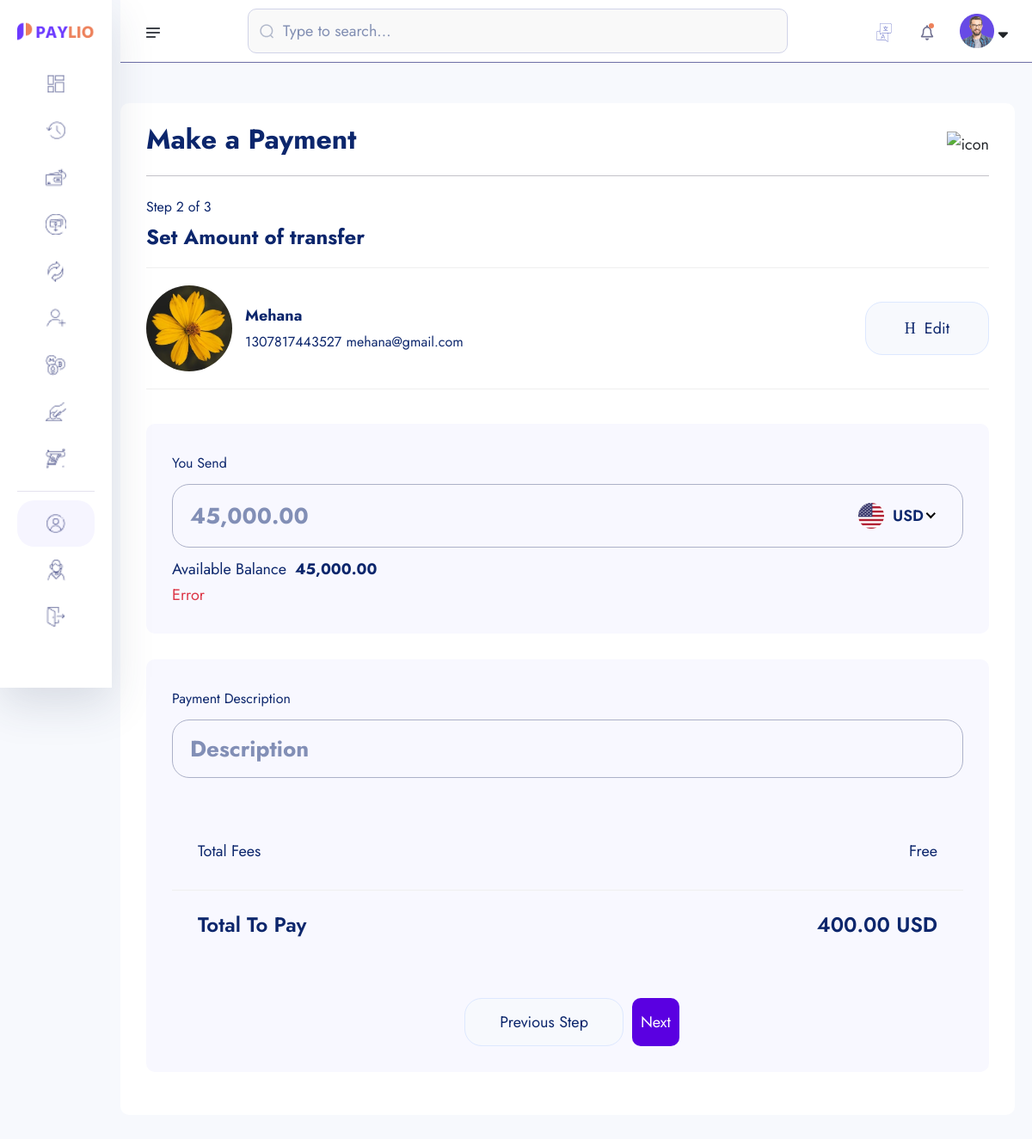
Screenshot of /amount-transfer/1307817443527/ (signed in) with the database file from the repository.
### account/models.py (models this page shows, shortened)
class Account(models.Model):
    id = models.UUIDField(primary_key=True, unique=True, default=uuid.uuid4, editable=False)
    user = models.OneToOneField(User, on_delete=models.CASCADE)
    account_balance = models.DecimalField(max_digits=12, decimal_places=2, default=0.00)
    account_number = ShortUUIDField(unique=True, length=10, max_length=25, prefix='130', alphabet="0123456789")
    account_id = ShortUUIDField(unique=True, length=10, max_length=25, prefix='DEX', alphabet="0123456789")
    red_code = ShortUUIDField(unique=True,length=10, max_length=20, alphabet='abcdefgh0123456789')
    account_status = models.CharField(max_length=100, choices=ACCOUNT_STATUS, default='in-active')
    pin_number = ShortUUIDField(length=4, max_length=4, alphabet="0123456789", default=generate_default_pin)
    date = models.DateTimeField(auto_now_add=True)
    kyc_submitted = models.BooleanField(default=False)
    kyc_confirmed = models.BooleanField(default=False)
    recommended_by = models.ForeignKey(User, on_delete=models.DO_NOTHING, blank=True, null=True, related_name='recomended')
    class Meta:
        ordering = ['-date']

class KYC(models.Model):
    id = models.UUIDField(primary_key=True, unique=True, default=uuid.uuid4, editable=False)
    user = models.OneToOneField(User, on_delete=models.CASCADE)
    account = models.OneToOneField(Account, on_delete=models.CASCADE, null=True, blank=True)
    full_name = models.CharField(max_length=1000)
    image = models.ImageField(upload_to='kyc', default='default.jpg')
    maritial_status = models.CharField(choices=MARITAL_STATUS, max_length=40)
    gender = models.CharField(choices=GENDER_STATUS, max_length=50)
    identity_types = models.CharField(choices=IDENTITY_TYPES, max_length=200)
    identity_image = models.ImageField(upload_to='kyc', null=True, blank=True)
    date_of_birth = models.DateTimeField(auto_now_add=False)
    signature = models.ImageField(upload_to='kyc', )
    country = models.CharField(max_length=100)
    state = models.CharField(max_length=100)
    district = models.CharField(max_length=100)
    pincode = models.CharField(max_length=50)
    mobile_number = models.CharField(max_length=100)
    fax = models.CharField(max_length=1000)
    date = models.DateField(auto_now_add=True)

### userauths/models.py (models this page shows, shortened)
class User(AbstractUser):
    username = models.CharField(max_length=200)
    email = models.EmailField(unique=True)
    is_staff = models.BooleanField(default=True)
    is_superuser = models.BooleanField(default=True)
    USERNAME_FIELD = 'email'
    REQUIRED_FIELDS = ['username']

### core/transfer.py (the view)
# urls.py: path("amount-transfer/<account_number>/", transfer.amount_transfer, name="amount-transfer"),
def amount_transfer(request, account_number):
    try:
        account = Account.objects.get(account_number=account_number) # get's the payee's account number
    except:
        messages.warning(request, "Account does not exist.")# if enterd a wrong account number
        return redirect('core:search-account') # if account does not exist we will ask user again search for user
    context = {
        'account':account  # if account exist on amount_transfer.html we will display the basic info of payee. # also we ask user to enter the amount and description in amount_transfer.html
    }
    return render(request, "transfer/amount_transfer.html", context)

### templates/transfer/amount_transfer.html (shortened to what this page needs)
{% extends "partials/dashboard-base.html" %}
{% load static %}
{% load humanize %}
{% block content %}
    <section class="dashboard-section body-collapse pay step step-2">
        <div class="overlay pt-120">
            <div class="container-fruid">
                <div class="main-content">
                    <div class="head-area d-flex align-items-center justify-content-between">
                        <h4>Make a Payment</h4>
                        <div class="icon-area">
                            <img src="{% static 'assets/images/icon/support-icon.png' %}" alt="icon">
                        </div>
                    </div>
                    <div class="choose-recipient">
                        <div class="step-area">
                            <span class="mdr">Step 2 of 3</span>
                            <h5>Set Amount of transfer</h5>
                        </div>
                        <div class="user-select">
                            <div class="single-user">
                                <div class="left d-flex align-items-center">
                                    <div class="img-area">
                                        <img src="{{ account.user.kyc.image.url }}" alt="image" style="width:100px; height:100px; border-radius:50%; object-fit:cover">
                                    </div>
                                    <div class="text-area">
                                        <p>{{ account.user.kyc.full_name }}</p>
                                        <span class="mdr">{{account.account_number}}</span>
                                        <span class="mdr">{{account.user.email}}</span>
                                    </div>
                                </div>
                                <div class="right">
                                    <a href="{% url 'core:search-account'%}">
                                        <i class="icon-h-edit"></i>
                                        Edit
                                    </a>
                                </div>
                            </div>
                        </div>
                    </div>
                    <form action="{% url 'core:amount-transfer-process' account.account_number %}" method="POST">
                        <div class="send-banance">
                            <span class="mdr">You Send</span>
                            <div class="input-area">
                                <input class="xxlr" onkeyup="CalculateBalance()" placeholder="{{request.user.account.account_balance|intcomma}}" type="number" name="amount_sent" id="amount_sent">
                            </div>
                            <p>Available Balance<b>{{request.user.account.account_balance|intcomma}}</b></p>
                            <p class="text-danger" id="error_div">Error</p>
                        </div>
                        <div class="send-banance">
                            <span class="mdr">Payment Description</span>
                            <div class="input-area">
                                <input class="xxlr"  placeholder="Description" type="text" name="description" id="amount_sent">
                            </div>
                        <br>
                        <ul class="total-fees">
                            <li>Total Fees</li>
                            <li>Free</li>
                        </ul>
                        <ul class="total-fees pay">
                            <li>
                                <h5>Total To Pay</h5>
                            </li>
                            <li>
                                <h5 id="total_to_pay">400.00 USD</h5>
                            </li>
                        </ul>
                        <div class="footer-area mt-40">
                            <a href="pay-step-1.html">Previous Step</a>
                            <button type="submit" class="active" style="padding: 10px; border-radius:10px; background:rgb(90, 0, 225); color:#fff">Next</button>
                        </div>
                    </form>
                </div>
            </div>
        </div>
    </section>
{% endblock content %}

### rows the page displays
Account: user.kyc.image (picture), user.kyc.full_name "Mehana", account_number "1307817443527", user.email "mehana@gmail.com"
User: amount_sent "45,000.00", user.account.account_balance "45,000.00"
